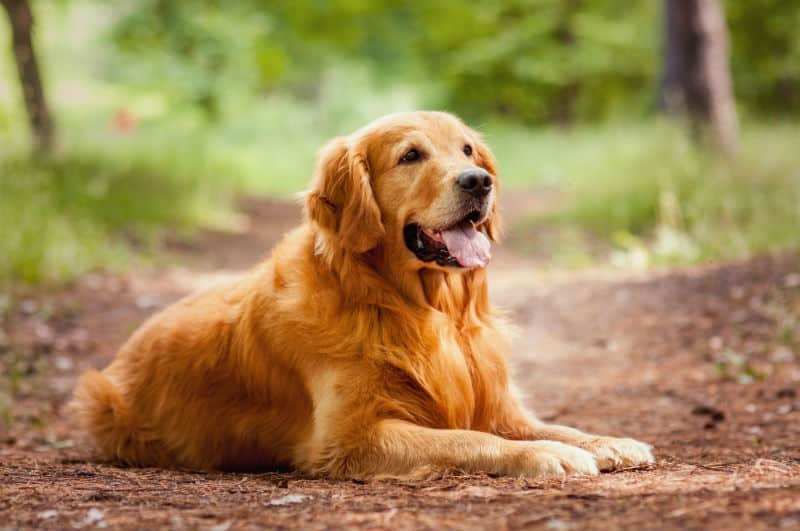
#> input picture img_classificar/c1.jpg, 800 x 531 px
$ python -i nova_instancia.py   (imports and definitions only)
#> lines starting #> are read from the running program, lines starting #| are printed output that depends on the picture
import os
import cv2
import numpy as np
import matplotlib.pyplot as plt
from pickle import load

SCALER_PATH = 'Classificador/dados/image_scaler.pkl'
MODEL_PATH = 'Classificador/dados/image_tree_model.pkl'
IMG_DIR = 'img_classificar'

# [2 lines not run here, left out]

def preprocess_image(img_path):
#> called with img_path = 'img_classificar/c1.jpg'
    img = cv2.imread(img_path)
#> img is the input picture: shape (531, 800, 3); mean B, G, R 84.5, 133.9, 160
    img = cv2.resize(img, (128, 128))
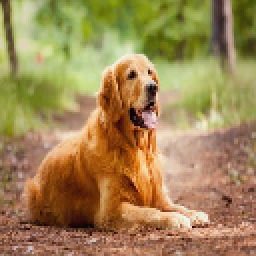
#> img: shape (128, 128, 3) (shown 2 times larger); mean B, G, R 84.3, 133.8, 159.9

    gray = cv2.cvtColor(img, cv2.COLOR_BGR2GRAY)
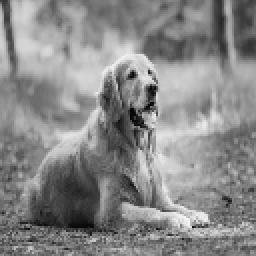
#> gray: shape (128, 128) (shown 2 times larger); min 4, max 245, mean 136
    gray_eq = cv2.equalizeHist(gray)
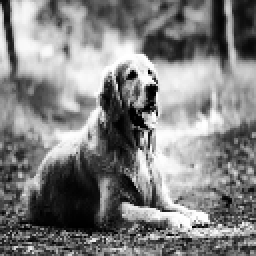
#> gray_eq: shape (128, 128) (shown 2 times larger); min 0, max 255, mean 128.3

    img_eq = cv2.merge([gray_eq, gray_eq, gray_eq])
    img_blur = cv2.GaussianBlur(img_eq, (5, 5), 0)
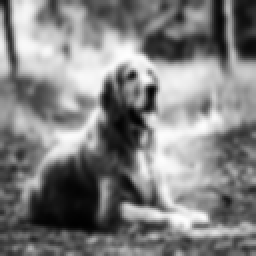
#> img_blur: shape (128, 128, 3) (shown 2 times larger); min 1, max 254, mean 128.2
    flat = img_blur.flatten().astype(np.float32)
    return flat, img_blur

# [14 lines not run here, left out]

>>> result = preprocess_image('img_classificar/c1.jpg')

$ run again, on img_classificar/g2.jpg
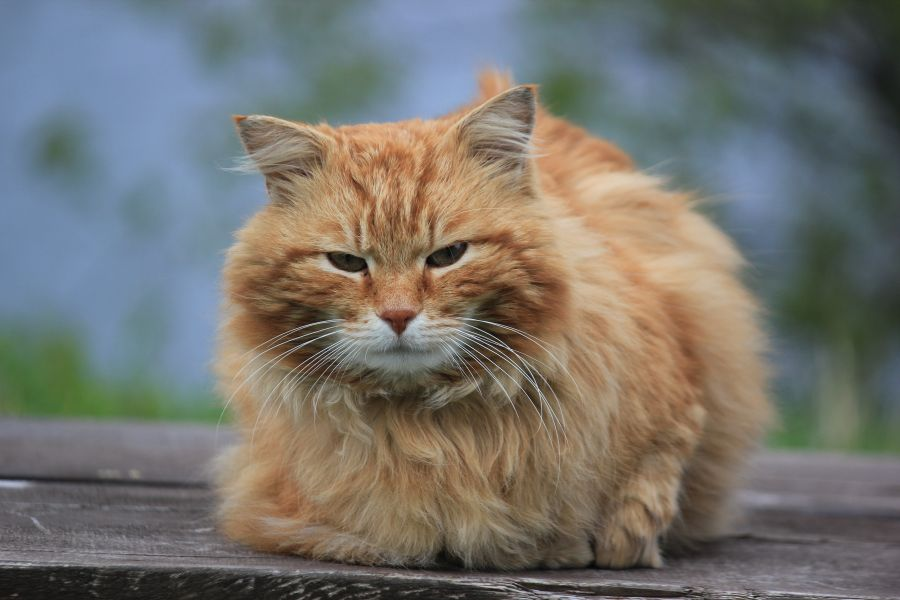
#> input picture img_classificar/g2.jpg, 900 x 600 px
#> in preprocess_image, img is the input picture: shape (600, 900, 3); mean B, G, R 109.6, 115.6, 117.7
#> img: shape (128, 128, 3)
#> in preprocess_image, `gray = cv2.cvtColor(img, cv2.COLOR_BGR2GRAY)`:
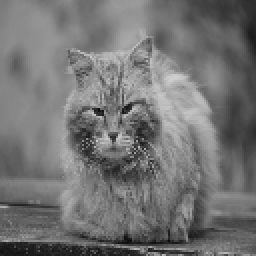
#> gray: shape (128, 128) (shown 2 times larger); min 11, max 208, mean 115.5
#> in preprocess_image, `img_blur = cv2.GaussianBlur(img_eq, (5, 5), 0)`:
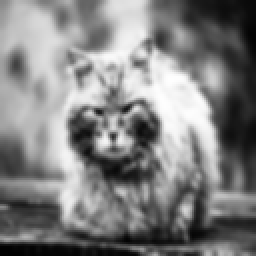
#> img_blur: shape (128, 128, 3) (shown 2 times larger); min 1, max 255, mean 128.7

$ run again, on img_classificar/g3.jpg
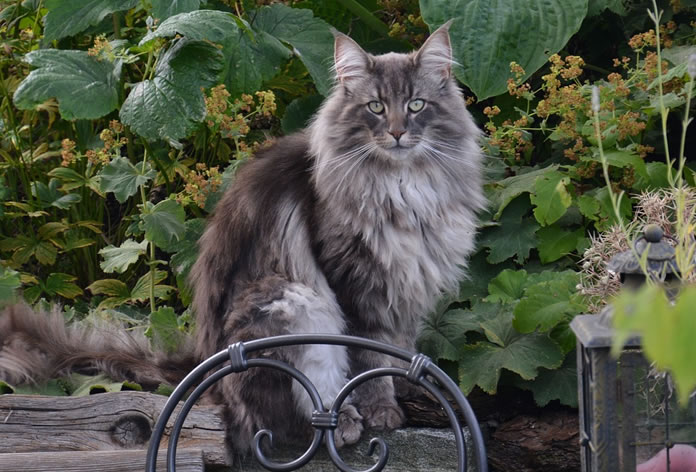
#> input picture img_classificar/g3.jpg, 696 x 472 px
#> in preprocess_image, img is the input picture: shape (472, 696, 3); mean B, G, R 69.9, 84, 80.1
#> img: shape (128, 128, 3)
#> in preprocess_image, `gray = cv2.cvtColor(img, cv2.COLOR_BGR2GRAY)`:
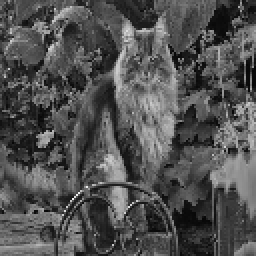
#> gray: shape (128, 128) (shown 2 times larger); min 5, max 238, mean 81
#> in preprocess_image, `img_blur = cv2.GaussianBlur(img_eq, (5, 5), 0)`:
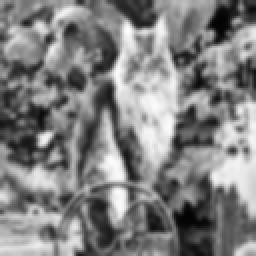
#> img_blur: shape (128, 128, 3) (shown 2 times larger); min 3, max 253, mean 128.4
